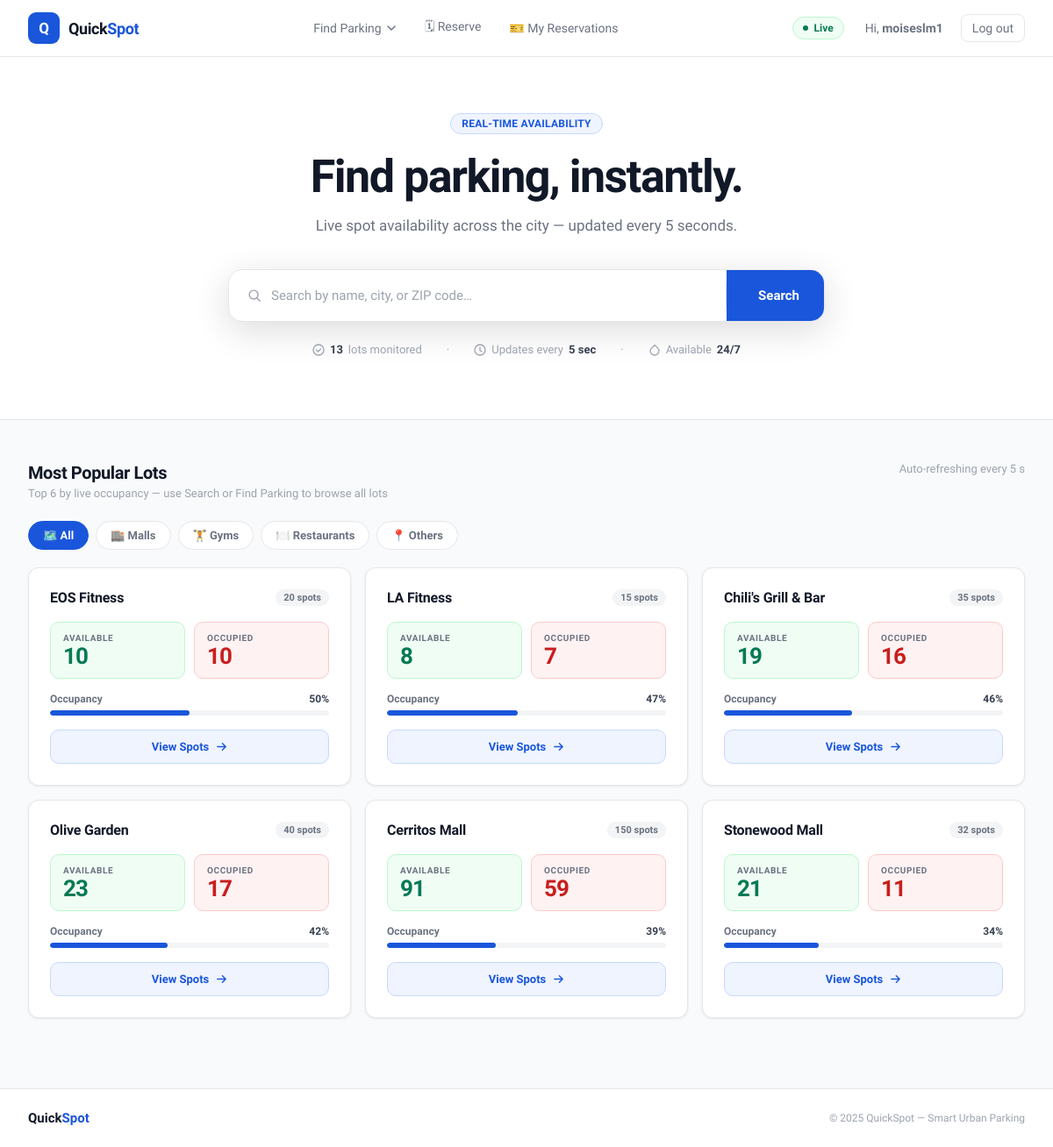
The page / (signed in) on the database its author committed.
### tables this page shows
CREATE TABLE parking_lots (
                lot_id       INTEGER PRIMARY KEY AUTOINCREMENT,
                lot_name     TEXT    NOT NULL,
                total_spots  INTEGER NOT NULL,
                lat          REAL    NOT NULL,
                lng          REAL    NOT NULL,
                zip          TEXT    NOT NULL,
                address      TEXT    NOT NULL,
                category     TEXT    NOT NULL DEFAULT 'other'
            );

### app.py (the view)
@app.route("/")
def home():
    all_lots = manager.get_all_lots()
    def occupancy_pct(lot):
        occupied = len(lot.get_occupied_spots())
        return (occupied / lot.total_spots) if lot.total_spots else 0
    popular_lots = sorted(all_lots, key=occupancy_pct, reverse=True)[:6]
    reserved_lot_ids = get_user_reserved_lot_ids()
    return render_template("index.html", lots=popular_lots, total_lots=len(all_lots), reserved_lot_ids=reserved_lot_ids)

### DataBase/database.py (called while the page is built)
def get_db():
    conn = sqlite3.connect(DB_PATH)
    conn.row_factory = sqlite3.Row
    return conn

def get_user_reservations(user_id):
    with get_db() as conn:
        return conn.execute('''
            SELECT r.*, p.lot_name, p.address, p.category
            FROM reservations r
            JOIN parking_lots p ON r.lot_id = p.lot_id
            WHERE r.user_id = ?
            ORDER BY r.date, r.time
        ''', (user_id,)).fetchall()

### app.py (called while the page is built)
def get_user_reserved_lot_ids():
    if not session.get('user_id'):
        return set()
    today = date.today().isoformat()
    rows = get_user_reservations(session['user_id'])
    return {r['lot_id'] for r in rows if r['date'] >= today}

### model/parking_lot.py (called while the page is built)
    def get_available_spots(self):
        return [spot for spot in self.spots if not spot.occupied]

    def get_occupied_spots(self):
        return [spot for spot in self.spots if spot.occupied]

### model/parking_manager.py (called while the page is built)
    def get_all_lots(self):
        return list(self.lots.values())

### templates/index.html (shortened to what this page needs)
<!DOCTYPE html>
<html lang="en">
<head>
    <link href="https://api.mapbox.com/mapbox-gl-js/v3.3.0/mapbox-gl.css" rel="stylesheet">
</head>
<body>
    <header class="header">
        <div class="header-inner">
            <a href="/" class="logo">
                <div class="logo-mark">Q</div>
                <span class="logo-text">Quick<span>Spot</span></span>
            </a>
            <nav>
                <ul class="nav-links">
                    <li class="nav-item" id="nav-find">
                        <button class="nav-btn" onclick="toggleDropdown('nav-find')">
                            Find Parking
                            <svg viewBox="0 0 12 12" fill="none"><path d="M2 4l4 4 4-4" stroke="currentColor" stroke-width="1.5" stroke-linecap="round" stroke-linejoin="round"/></svg>
                        </button>
                    </li>
                    <li>
                        <button class="reserve-nav-btn" onclick="openReserveSearch()">🗓 Reserve</button>
                    </li>
                    {% if session.get('user_id') %}
                    <li><a href="/my-reservations" class="my-res-btn">🎫 My Reservations</a></li>
                    {% endif %}
                </ul>
            </nav>
            <div style="display:flex;align-items:center;gap:12px;">
                <div class="live-badge"><div class="live-dot"></div> Live</div>
                <div class="nav-auth">
                    {% if session.get('username') %}
                        <span>Hi, <strong>{{ session['username'] }}</strong></span>
                        <a href="/logout" class="btn-logout">Log out</a>
                    {% else %}
                        <a href="/login"    class="btn-login">Log in</a>
                        <a href="/register" class="btn-signup">Sign up</a>
                    {% endif %}
                </div>
            </div>
        </div>
    </header>
    <section class="hero">
        <div class="hero-eyebrow">Real-time availability</div>
        <h1>Find parking, instantly.</h1>
        <p>Live spot availability across the city — updated every 5 seconds.</p>
        <div class="search-card">
            <div class="search-field">
                <svg class="search-icon" viewBox="0 0 20 20" fill="none"><circle cx="9" cy="9" r="5.5" stroke="currentColor" stroke-width="1.6"/><path d="M13.5 13.5L17 17" stroke="currentColor" stroke-width="1.6" stroke-linecap="round"/></svg>
                <input id="search-input" type="text" placeholder="Search by name, city, or ZIP code…" autocomplete="off">
            </div>
            <button class="search-btn" id="search-btn">
                Search
            </button>
        </div>
        <div class="hero-trust">
            <div class="trust-item"><svg width="14" height="14" viewBox="0 0 14 14" fill="none"><circle cx="7" cy="7" r="6" stroke="currentColor" stroke-width="1.3"/><path d="M4.5 7l2 2 3-3" stroke="currentColor" stroke-width="1.3" stroke-linecap="round" stroke-linejoin="round"/></svg><strong>{{ total_lots }}</strong> lots monitored</div>
            <div class="trust-item">·</div>
            <div class="trust-item"><svg width="14" height="14" viewBox="0 0 14 14" fill="none"><circle cx="7" cy="7" r="6" stroke="currentColor" stroke-width="1.3"/><path d="M7 4v3.5l2 1.5" stroke="currentColor" stroke-width="1.3" stroke-linecap="round"/></svg>Updates every <strong>5 sec</strong></div>
            <div class="trust-item">·</div>
            <div class="trust-item"><svg width="14" height="14" viewBox="0 0 14 14" fill="none"><path d="M7 1.5C4.5 4 2 5.5 2 8a5 5 0 0010 0c0-2.5-2.5-4-5-6.5z" stroke="currentColor" stroke-width="1.3" stroke-linejoin="round"/></svg>Available <strong>24/7</strong></div>
        </div>
    </section>
    <div class="section">
        <div class="section-top">
            <div>
                <h2 class="section-title" id="section-title">Most Popular Lots</h2>
                <p class="section-sub" id="section-sub">Top 6 by live occupancy — use Search or Find Parking to browse all lots</p>
            </div>
            <span class="section-subtitle">Auto-refreshing every 5 s</span>
        </div>
        <div class="category-tabs">
            <button class="cat-tab active" data-cat="all"        onclick="filterByCategory('all')">🗺️ All</button>
            <button class="cat-tab"        data-cat="mall"       onclick="filterByCategory('mall')">🏬 Malls</button>
            <button class="cat-tab"        data-cat="gym"        onclick="filterByCategory('gym')">🏋️ Gyms</button>
            <button class="cat-tab"        data-cat="restaurant" onclick="filterByCategory('restaurant')">🍽️ Restaurants</button>
            <button class="cat-tab"        data-cat="other"      onclick="filterByCategory('other')">📍 Others</button>
        </div>
        <div class="lots-grid" id="lots-grid">
            {% for lot in lots %}
            {% set avail    = lot.get_available_spots() | length %}
            {% set occupied = lot.get_occupied_spots()  | length %}
            {% set pct      = (occupied / lot.total_spots * 100) | round | int %}
            {% set reserved = lot.lot_id in reserved_lot_ids %}
            <div class="lot-card {% if reserved %}has-reservation{% endif %}" data-lot-id="{{ lot.lot_id }}">
                <div class="card-head">
                    <div class="card-head-left">
                        <div class="lot-name">{{ lot.lot_name }}</div>
                    </div>
                    <div class="lot-total">{{ lot.total_spots }} spots</div>
                </div>
                <div class="avail-row">
                    <div class="avail-pill green"><span class="pill-label">Available</span><span class="pill-num num-available">{{ avail }}</span></div>
                    <div class="avail-pill red"><span class="pill-label">Occupied</span><span class="pill-num num-occupied">{{ occupied }}</span></div>
                </div>
                <div class="prog-wrap">
                    <div class="prog-meta"><span class="prog-label">Occupancy</span><span class="prog-pct">{{ pct }}%</span></div>
                    <div class="prog-track"><div class="prog-fill {% if pct >= 90 %}full{% elif pct >= 65 %}warn{% endif %}" style="width: {{ pct }}%"></div></div>
                </div>
                <div class="card-actions">
                    <a class="view-btn" href="/lots/{{ lot.lot_id }}/spots">
                        View Spots
                        <svg viewBox="0 0 14 14" fill="none"><path d="M2 7h10M8 3l4 4-4 4" stroke="currentColor" stroke-width="1.5" stroke-linecap="round" stroke-linejoin="round"/></svg>
                    </a>
                </div>
            </div>
            {% endfor %}
        </div>
    </div>
    <footer class="footer">
        <div class="footer-inner">
            <div class="footer-logo">Quick<span>Spot</span></div>
            <div class="footer-copy">© 2025 QuickSpot — Smart Urban Parking</div>
        </div>
    </footer>
</body>
</html>

### rows shown on the page
parking_lots: lot_name "EOS Fitness", total_spots "20", avail "10", occupied "10", pct "50"
parking_lots: lot_name "LA Fitness", total_spots "15", avail "8", occupied "7", pct "47"
parking_lots: lot_name "Chili's Grill & Bar", total_spots "35", avail "19", occupied "16", pct "46"
parking_lots: lot_name "Olive Garden", total_spots "40", avail "23", occupied "17", pct "42"
parking_lots: lot_name "Cerritos Mall", total_spots "150", avail "91", occupied "59", pct "39"
parking_lots: lot_name "Stonewood Mall", total_spots "32", avail "21", occupied "11", pct "34"

### other values the page prints
{{ session['username'] }} "moiseslm1"
{{ total_lots }} "13"
